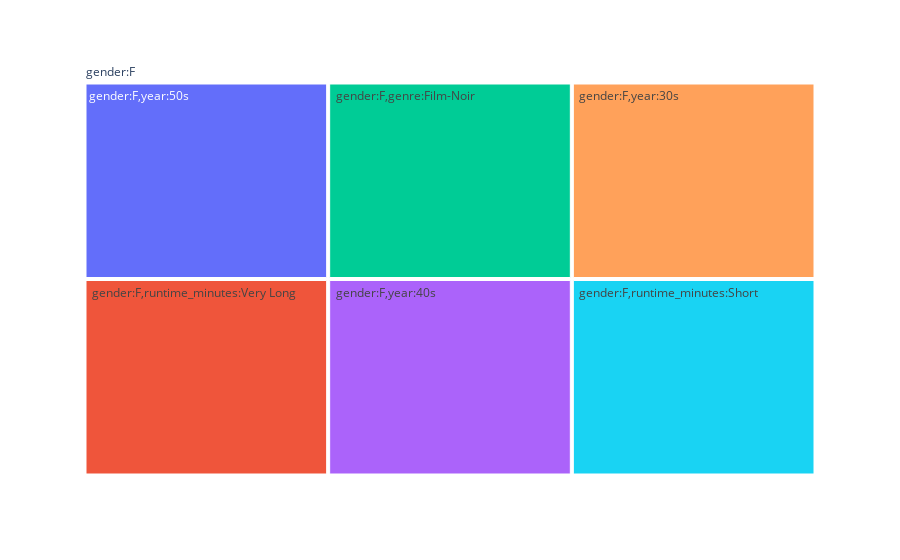

Notebook code for this chart:
### Code cell
hypotheses[15].treemap()

### Figure 1 — Plotly figure (JSON) as saved in the notebook; plotly's stock layout.template omitted (floating-point values rounded to 4 significant figures)
{"data": [{"domain": {"x": [0, 1], "y": [0, 1]}, "hovertemplate": "label=%{label}<br>parent=%{parent}<extra></extra>", "labels": ["gender:F,year:50s", " gender:F,runtime_minutes:Very Long", " gender:F,genre:Film-Noir", " gender:F,year:40s", " gender:F,year:30s", " gender:F,runtime_minutes:Short"], "name": "", "parents": ["gender:F", "gender:F", "gender:F", "gender:F", "gender:F", "gender:F"], "type": "treemap"}], "layout": {"legend": {"tracegroupgap": 0}, "margin": {"t": 60}}}
